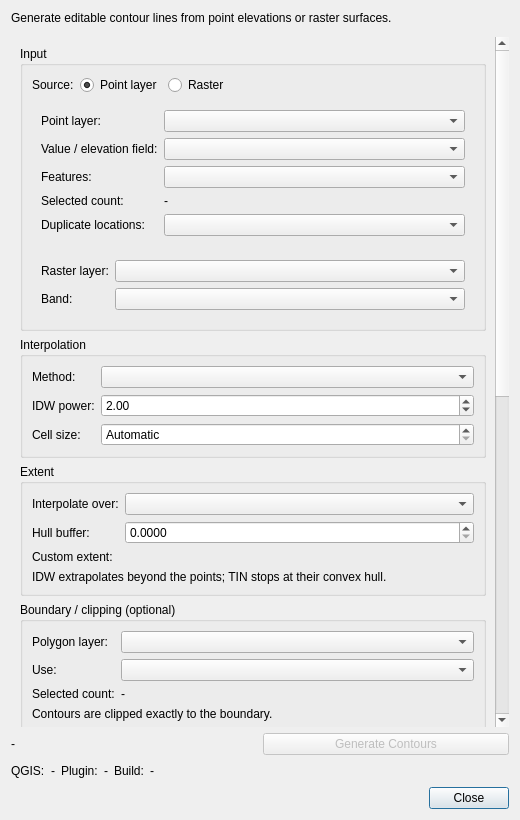
<?xml version="1.0" encoding="UTF-8"?>
<!--
  Contour Generator main dialog layout (Qt Designer file).
  Layout only. All behaviour (filters, visibility, validation, running) lives in contour_dialog.py.
  Loaded at runtime with qgis.PyQt.uic.loadUiType; no generated Python file is committed.
  QGIS widgets are declared as custom widgets with header "qgis.gui".
  Widget objectNames are used from Python: keep them in sync when editing in Qt Designer.
-->
<ui version="4.0">
 <class>ContourDialogBase</class>
 <widget class="QDialog" name="ContourDialogBase">
  <property name="geometry">
   <rect>
    <x>0</x>
    <y>0</y>
    <width>520</width>
    <height>820</height>
   </rect>
  </property>
  <property name="windowTitle">
   <string>Contour Generator</string>
  </property>
  <layout class="QVBoxLayout" name="main_layout">
   <item>
    <widget class="QLabel" name="intro_label">
     <property name="text">
      <string>Generate editable contour lines from point elevations or raster surfaces.</string>
     </property>
     <property name="wordWrap">
      <bool>true</bool>
     </property>
    </widget>
   </item>
   <item>
    <widget class="QgsMessageBar" name="message_bar"/>
   </item>
   <item>
    <widget class="QScrollArea" name="scroll_area">
     <property name="widgetResizable">
      <bool>true</bool>
     </property>
     <property name="frameShape">
      <enum>QFrame::NoFrame</enum>
     </property>
     <widget class="QWidget" name="scroll_contents">
      <layout class="QVBoxLayout" name="scroll_layout">
       <item>
        <widget class="QGroupBox" name="input_group">
         <property name="title">
          <string>Input</string>
         </property>
         <layout class="QVBoxLayout" name="input_layout">
          <item>
           <layout class="QFormLayout" name="source_form">
            <item row="0" column="0">
             <widget class="QLabel" name="source_caption">
              <property name="text">
               <string>Source:</string>
              </property>
             </widget>
            </item>
            <item row="0" column="1">
             <widget class="QWidget" name="source_widget">
              <layout class="QHBoxLayout" name="source_layout">
               <property name="leftMargin">
                <number>0</number>
               </property>
               <property name="topMargin">
                <number>0</number>
               </property>
               <property name="rightMargin">
                <number>0</number>
               </property>
               <property name="bottomMargin">
                <number>0</number>
               </property>
               <item>
                <widget class="QRadioButton" name="point_mode_radio">
                 <property name="text">
                  <string>Point layer</string>
                 </property>
                 <property name="checked">
                  <bool>true</bool>
                 </property>
                </widget>
               </item>
               <item>
                <widget class="QRadioButton" name="raster_mode_radio">
                 <property name="text">
                  <string>Raster</string>
                 </property>
                </widget>
               </item>
               <item>
                <spacer name="source_spacer">
                 <property name="orientation">
                  <enum>Qt::Horizontal</enum>
                 </property>
                 <property name="sizeHint" stdset="0">
                  <size>
                   <width>40</width>
                   <height>20</height>
                  </size>
                 </property>
                </spacer>
               </item>
              </layout>
             </widget>
            </item>
           </layout>
          </item>
          <item>
           <widget class="QWidget" name="point_input_widget">
            <layout class="QFormLayout" name="point_input_layout">
             <item row="0" column="0">
              <widget class="QLabel" name="point_layer_caption">
               <property name="text">
                <string>Point layer:</string>
               </property>
              </widget>
             </item>
             <item row="0" column="1">
              <widget class="QgsMapLayerComboBox" name="point_layer_combo"/>
             </item>
             <item row="1" column="0">
              <widget class="QLabel" name="value_field_caption">
               <property name="text">
                <string>Value / elevation field:</string>
               </property>
              </widget>
             </item>
             <item row="1" column="1">
              <widget class="QgsFieldComboBox" name="value_field_combo"/>
             </item>
             <item row="2" column="0">
              <widget class="QLabel" name="feature_mode_caption">
               <property name="text">
                <string>Features:</string>
               </property>
              </widget>
             </item>
             <item row="2" column="1">
              <widget class="QComboBox" name="feature_mode_combo"/>
             </item>
             <item row="3" column="0">
              <widget class="QLabel" name="selection_count_caption">
               <property name="text">
                <string>Selected count:</string>
               </property>
              </widget>
             </item>
             <item row="3" column="1">
              <widget class="QLabel" name="selection_count_label">
               <property name="text">
                <string notr="true">-</string>
               </property>
              </widget>
             </item>
             <item row="4" column="0">
              <widget class="QLabel" name="duplicate_mode_caption">
               <property name="text">
                <string>Duplicate locations:</string>
               </property>
              </widget>
             </item>
             <item row="4" column="1">
              <widget class="QComboBox" name="duplicate_mode_combo">
               <property name="toolTip">
                <string>Points at exactly the same location. Different values there may be different wells, screens or intervals.</string>
               </property>
              </widget>
             </item>
            </layout>
           </widget>
          </item>
          <item>
           <widget class="QWidget" name="raster_input_widget">
            <layout class="QFormLayout" name="raster_input_layout">
             <item row="0" column="0">
              <widget class="QLabel" name="raster_layer_caption">
               <property name="text">
                <string>Raster layer:</string>
               </property>
              </widget>
             </item>
             <item row="0" column="1">
              <widget class="QgsMapLayerComboBox" name="raster_layer_combo"/>
             </item>
             <item row="1" column="0">
              <widget class="QLabel" name="raster_band_caption">
               <property name="text">
                <string>Band:</string>
               </property>
              </widget>
             </item>
             <item row="1" column="1">
              <widget class="QgsRasterBandComboBox" name="raster_band_combo"/>
             </item>
            </layout>
           </widget>
          </item>
         </layout>
        </widget>
       </item>
       <item>
        <widget class="QGroupBox" name="interpolation_group">
         <property name="title">
          <string>Interpolation</string>
         </property>
         <layout class="QFormLayout" name="interpolation_layout">
          <item row="0" column="0">
           <widget class="QLabel" name="method_caption">
            <property name="text">
             <string>Method:</string>
            </property>
           </widget>
          </item>
          <item row="0" column="1">
           <widget class="QComboBox" name="method_combo"/>
          </item>
          <item row="1" column="0">
           <widget class="QLabel" name="idw_power_caption">
            <property name="text">
             <string>IDW power:</string>
            </property>
           </widget>
          </item>
          <item row="1" column="1">
           <widget class="QDoubleSpinBox" name="idw_power_spin">
            <property name="decimals">
             <number>2</number>
            </property>
            <property name="minimum">
             <double>0.1</double>
            </property>
            <property name="maximum">
             <double>99.99</double>
            </property>
            <property name="value">
             <double>2.0</double>
            </property>
            <property name="toolTip">
             <string>Distance coefficient P. Higher values give nearby points more weight (2 is the usual default).</string>
            </property>
           </widget>
          </item>
          <item row="2" column="0">
           <widget class="QLabel" name="cell_size_caption">
            <property name="text">
             <string>Cell size:</string>
            </property>
           </widget>
          </item>
          <item row="2" column="1">
           <widget class="QDoubleSpinBox" name="cell_size_spin">
            <property name="decimals">
             <number>6</number>
            </property>
            <property name="minimum">
             <double>0.0</double>
            </property>
            <property name="maximum">
             <double>1000000000.0</double>
            </property>
            <property name="value">
             <double>0.0</double>
            </property>
            <property name="toolTip">
             <string>Surface cell size in the point layer's units. Automatic: about 500 cells along the longer side of the extent.</string>
            </property>
            <property name="specialValueText">
             <string>Automatic</string>
            </property>
           </widget>
          </item>
         </layout>
        </widget>
       </item>
       <item>
        <widget class="QGroupBox" name="extent_group">
         <property name="title">
          <string>Extent</string>
         </property>
         <layout class="QFormLayout" name="extent_layout">
          <item row="0" column="0">
           <widget class="QLabel" name="extent_mode_caption">
            <property name="text">
             <string>Interpolate over:</string>
            </property>
           </widget>
          </item>
          <item row="0" column="1">
           <widget class="QComboBox" name="extent_mode_combo"/>
          </item>
          <item row="1" column="0">
           <widget class="QLabel" name="buffer_caption">
            <property name="text">
             <string>Hull buffer:</string>
            </property>
           </widget>
          </item>
          <item row="1" column="1">
           <widget class="QDoubleSpinBox" name="buffer_spin">
            <property name="decimals">
             <number>4</number>
            </property>
            <property name="minimum">
             <double>0.0</double>
            </property>
            <property name="maximum">
             <double>1000000000.0</double>
            </property>
            <property name="value">
             <double>0.0</double>
            </property>
            <property name="toolTip">
             <string>Buffer distance around the convex hull, in the point layer's CRS units.</string>
            </property>
           </widget>
          </item>
          <item row="2" column="0">
           <widget class="QLabel" name="custom_extent_caption">
            <property name="text">
             <string>Custom extent:</string>
            </property>
           </widget>
          </item>
          <item row="2" column="1">
           <widget class="QgsExtentWidget" name="custom_extent_widget"/>
          </item>
          <item row="3" column="0" colspan="2">
           <widget class="QLabel" name="extent_note_label">
            <property name="text">
             <string>IDW extrapolates beyond the points; TIN stops at their convex hull.</string>
            </property>
            <property name="wordWrap">
             <bool>true</bool>
            </property>
           </widget>
          </item>
         </layout>
        </widget>
       </item>
       <item>
        <widget class="QGroupBox" name="boundary_group">
         <property name="title">
          <string>Boundary / clipping (optional)</string>
         </property>
         <layout class="QFormLayout" name="boundary_layout">
          <item row="0" column="0">
           <widget class="QLabel" name="boundary_layer_caption">
            <property name="text">
             <string>Polygon layer:</string>
            </property>
           </widget>
          </item>
          <item row="0" column="1">
           <widget class="QgsMapLayerComboBox" name="boundary_layer_combo"/>
          </item>
          <item row="1" column="0">
           <widget class="QLabel" name="boundary_mode_caption">
            <property name="text">
             <string>Use:</string>
            </property>
           </widget>
          </item>
          <item row="1" column="1">
           <widget class="QComboBox" name="boundary_mode_combo"/>
          </item>
          <item row="2" column="0">
           <widget class="QLabel" name="boundary_count_caption">
            <property name="text">
             <string>Selected count:</string>
            </property>
           </widget>
          </item>
          <item row="2" column="1">
           <widget class="QLabel" name="boundary_count_label">
            <property name="text">
             <string notr="true">-</string>
            </property>
           </widget>
          </item>
          <item row="3" column="0" colspan="2">
           <widget class="QLabel" name="boundary_note_label">
            <property name="text">
             <string>Contours are clipped exactly to the boundary.</string>
            </property>
            <property name="wordWrap">
             <bool>true</bool>
            </property>
           </widget>
          </item>
         </layout>
        </widget>
       </item>
       <item>
        <widget class="QGroupBox" name="contour_group">
         <property name="title">
          <string>Contours</string>
         </property>
         <layout class="QFormLayout" name="contour_layout">
          <item row="0" column="0">
           <widget class="QLabel" name="interval_mode_caption">
            <property name="text">
             <string>Interval:</string>
            </property>
           </widget>
          </item>
          <item row="0" column="1">
           <widget class="QComboBox" name="interval_mode_combo"/>
          </item>
          <item row="1" column="0">
           <widget class="QLabel" name="target_count_caption">
            <property name="text">
             <string>Approximate count:</string>
            </property>
           </widget>
          </item>
          <item row="1" column="1">
           <widget class="QSpinBox" name="target_count_spin">
            <property name="minimum">
             <number>2</number>
            </property>
            <property name="maximum">
             <number>200</number>
            </property>
            <property name="value">
             <number>10</number>
            </property>
            <property name="toolTip">
             <string>The interval is chosen from 1, 2, 2.5 or 5 x 10^n to give about this many contour levels.</string>
            </property>
           </widget>
          </item>
          <item row="2" column="0">
           <widget class="QLabel" name="fixed_interval_caption">
            <property name="text">
             <string>Fixed interval:</string>
            </property>
           </widget>
          </item>
          <item row="2" column="1">
           <widget class="QDoubleSpinBox" name="fixed_interval_spin">
            <property name="decimals">
             <number>4</number>
            </property>
            <property name="minimum">
             <double>0.0001</double>
            </property>
            <property name="maximum">
             <double>1000000000.0</double>
            </property>
            <property name="value">
             <double>1.0</double>
            </property>
            <property name="toolTip">
             <string>Contours are drawn at multiples of this value, in the units of the value field or raster.</string>
            </property>
           </widget>
          </item>
          <item row="3" column="0">
           <widget class="QLabel" name="major_every_caption">
            <property name="text">
             <string>Major contour every:</string>
            </property>
           </widget>
          </item>
          <item row="3" column="1">
           <widget class="QSpinBox" name="major_every_spin">
            <property name="minimum">
             <number>1</number>
            </property>
            <property name="maximum">
             <number>1000</number>
            </property>
            <property name="value">
             <number>5</number>
            </property>
            <property name="toolTip">
             <string>Every Nth contour level is classified as major (is_major = 1).</string>
            </property>
            <property name="suffix">
             <string> intervals</string>
            </property>
           </widget>
          </item>
          <item row="4" column="0">
           <widget class="QLabel" name="smoothing_caption">
            <property name="text">
             <string>Smoothing:</string>
            </property>
           </widget>
          </item>
          <item row="4" column="1">
           <widget class="QComboBox" name="smoothing_combo"/>
          </item>
          <item row="5" column="0">
           <widget class="QLabel" name="smooth_iterations_caption">
            <property name="text">
             <string>Iterations:</string>
            </property>
           </widget>
          </item>
          <item row="5" column="1">
           <widget class="QSpinBox" name="smooth_iterations_spin">
            <property name="minimum">
             <number>1</number>
            </property>
            <property name="maximum">
             <number>5</number>
            </property>
            <property name="value">
             <number>1</number>
            </property>
           </widget>
          </item>
          <item row="6" column="0">
           <widget class="QLabel" name="smooth_offset_caption">
            <property name="text">
             <string>Offset:</string>
            </property>
           </widget>
          </item>
          <item row="6" column="1">
           <widget class="QDoubleSpinBox" name="smooth_offset_spin">
            <property name="decimals">
             <number>2</number>
            </property>
            <property name="minimum">
             <double>0.05</double>
            </property>
            <property name="maximum">
             <double>0.5</double>
            </property>
            <property name="value">
             <double>0.25</double>
            </property>
            <property name="toolTip">
             <string>Chaikin offset (0.05-0.5). Larger values round corners more.</string>
            </property>
           </widget>
          </item>
          <item row="7" column="0" colspan="2">
           <widget class="QCheckBox" name="keep_unsmoothed_check">
            <property name="text">
             <string>Also keep an unsmoothed copy</string>
            </property>
           </widget>
          </item>
          <item row="8" column="0">
           <widget class="QLabel" name="label_mode_caption">
            <property name="text">
             <string>Labels:</string>
            </property>
           </widget>
          </item>
          <item row="8" column="1">
           <widget class="QComboBox" name="label_mode_combo"/>
          </item>
          <item row="9" column="0">
           <widget class="QLabel" name="label_decimals_caption">
            <property name="text">
             <string>Label decimals:</string>
            </property>
           </widget>
          </item>
          <item row="9" column="1">
           <widget class="QSpinBox" name="label_decimals_spin">
            <property name="minimum">
             <number>0</number>
            </property>
            <property name="maximum">
             <number>6</number>
            </property>
            <property name="value">
             <number>2</number>
            </property>
           </widget>
          </item>
          <item row="10" column="0">
           <widget class="QLabel" name="style_caption">
            <property name="text">
             <string>Style preset:</string>
            </property>
           </widget>
          </item>
          <item row="10" column="1">
           <widget class="QComboBox" name="style_combo"/>
          </item>
         </layout>
        </widget>
       </item>
       <item>
        <widget class="QGroupBox" name="output_group">
         <property name="title">
          <string>Output</string>
         </property>
         <layout class="QFormLayout" name="output_layout">
          <item row="0" column="0">
           <widget class="QLabel" name="output_mode_caption">
            <property name="text">
             <string>Contours:</string>
            </property>
           </widget>
          </item>
          <item row="0" column="1">
           <widget class="QComboBox" name="output_mode_combo"/>
          </item>
          <item row="1" column="0">
           <widget class="QLabel" name="geopackage_caption">
            <property name="text">
             <string>GeoPackage:</string>
            </property>
           </widget>
          </item>
          <item row="1" column="1">
           <widget class="QgsFileWidget" name="geopackage_file_widget"/>
          </item>
          <item row="2" column="0">
           <widget class="QLabel" name="output_name_caption">
            <property name="text">
             <string>Layer name:</string>
            </property>
           </widget>
          </item>
          <item row="2" column="1">
           <widget class="QLineEdit" name="output_name_edit">
            <property name="placeholderText">
             <string>Automatic</string>
            </property>
           </widget>
          </item>
          <item row="3" column="0">
           <widget class="QLabel" name="surface_mode_caption">
            <property name="text">
             <string>Interpolated surface:</string>
            </property>
           </widget>
          </item>
          <item row="3" column="1">
           <widget class="QComboBox" name="surface_mode_combo"/>
          </item>
          <item row="4" column="0">
           <widget class="QLabel" name="surface_file_caption">
            <property name="text">
             <string>GeoTIFF:</string>
            </property>
           </widget>
          </item>
          <item row="4" column="1">
           <widget class="QgsFileWidget" name="surface_file_widget"/>
          </item>
         </layout>
        </widget>
       </item>
       <item>
        <widget class="QGroupBox" name="summary_group">
         <property name="title">
          <string>Summary</string>
         </property>
         <layout class="QVBoxLayout" name="summary_layout">
          <item>
           <widget class="QLabel" name="summary_label">
            <property name="text">
             <string notr="true">-</string>
            </property>
            <property name="wordWrap">
             <bool>true</bool>
            </property>
            <property name="textFormat">
             <enum>Qt::RichText</enum>
            </property>
            <property name="textInteractionFlags">
             <set>Qt::TextSelectableByMouse</set>
            </property>
           </widget>
          </item>
          <item>
           <layout class="QHBoxLayout" name="summary_button_layout">
            <item>
             <spacer name="summary_spacer">
              <property name="orientation">
               <enum>Qt::Horizontal</enum>
              </property>
              <property name="sizeHint" stdset="0">
               <size>
                <width>40</width>
                <height>20</height>
               </size>
              </property>
             </spacer>
            </item>
            <item>
             <widget class="QPushButton" name="refresh_summary_button">
              <property name="text">
               <string>Refresh summary</string>
              </property>
              <property name="autoDefault">
               <bool>false</bool>
              </property>
             </widget>
            </item>
           </layout>
          </item>
         </layout>
        </widget>
       </item>
       <item>
        <spacer name="scroll_spacer">
         <property name="orientation">
          <enum>Qt::Vertical</enum>
         </property>
         <property name="sizeHint" stdset="0">
          <size>
           <width>20</width>
           <height>10</height>
          </size>
         </property>
        </spacer>
       </item>
      </layout>
     </widget>
    </widget>
   </item>
   <item>
    <layout class="QHBoxLayout" name="generate_layout">
     <item>
      <widget class="QLabel" name="validation_label">
       <property name="text">
        <string notr="true">-</string>
       </property>
       <property name="wordWrap">
        <bool>true</bool>
       </property>
      </widget>
     </item>
     <item>
      <widget class="QPushButton" name="generate_button">
       <property name="enabled">
        <bool>false</bool>
       </property>
       <property name="text">
        <string>Generate Contours</string>
       </property>
       <property name="autoDefault">
        <bool>false</bool>
       </property>
      </widget>
     </item>
    </layout>
   </item>
   <item>
    <layout class="QHBoxLayout" name="diagnostics_layout">
     <item>
      <widget class="QLabel" name="qgis_version_caption">
       <property name="text">
        <string>QGIS:</string>
       </property>
      </widget>
     </item>
     <item>
      <widget class="QLabel" name="qgis_version_value">
       <property name="text">
        <string notr="true">-</string>
       </property>
      </widget>
     </item>
     <item>
      <widget class="QLabel" name="plugin_version_caption">
       <property name="text">
        <string>Plugin:</string>
       </property>
      </widget>
     </item>
     <item>
      <widget class="QLabel" name="plugin_version_value">
       <property name="text">
        <string notr="true">-</string>
       </property>
      </widget>
     </item>
     <item>
      <widget class="QLabel" name="status_caption">
       <property name="text">
        <string>Build:</string>
       </property>
      </widget>
     </item>
     <item>
      <widget class="QLabel" name="status_value">
       <property name="text">
        <string notr="true">-</string>
       </property>
      </widget>
     </item>
     <item>
      <spacer name="diagnostics_spacer">
       <property name="orientation">
        <enum>Qt::Horizontal</enum>
       </property>
       <property name="sizeHint" stdset="0">
        <size>
         <width>40</width>
         <height>20</height>
        </size>
       </property>
      </spacer>
     </item>
    </layout>
   </item>
   <item>
    <widget class="QDialogButtonBox" name="button_box">
     <property name="standardButtons">
      <set>QDialogButtonBox::Close</set>
     </property>
    </widget>
   </item>
  </layout>
 </widget>
 <customwidgets>
  <customwidget>
   <class>QgsMapLayerComboBox</class>
   <extends>QComboBox</extends>
   <header>qgis.gui</header>
  </customwidget>
  <customwidget>
   <class>QgsFieldComboBox</class>
   <extends>QComboBox</extends>
   <header>qgis.gui</header>
  </customwidget>
  <customwidget>
   <class>QgsRasterBandComboBox</class>
   <extends>QComboBox</extends>
   <header>qgis.gui</header>
  </customwidget>
  <customwidget>
   <class>QgsExtentWidget</class>
   <extends>QWidget</extends>
   <header>qgis.gui</header>
  </customwidget>
  <customwidget>
   <class>QgsFileWidget</class>
   <extends>QWidget</extends>
   <header>qgis.gui</header>
  </customwidget>
  <customwidget>
   <class>QgsMessageBar</class>
   <extends>QFrame</extends>
   <header>qgis.gui</header>
  </customwidget>
 </customwidgets>
 <resources/>
 <connections/>
</ui>
